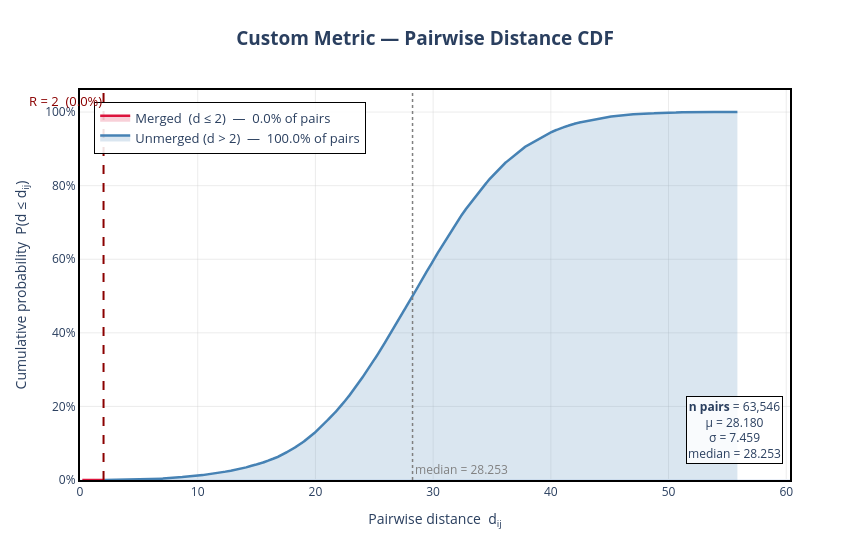

This figure's notebook cell:
### Markdown cell above
The $R$ parameter is the only hyperparameter on this algoritm and it defines the set size of the PDFs that are consider similar. Therefore for pruning purposes we should take $R$ enough to include in a same family only the replicas that are really close.

To determine an appropriate distance threshold empirically, we computed all pairwise PDF dissimilarities for the vector set with $n$ replicas. The resulting figure shows the Cumulative Distribution Function (CDF), which represents the fraction of replica pairs separated by a distance less than or equal to a given value $R$.

### Code cell
vec = df_vectors.values
plt_cdf = pt.plot_pairwise_cdf(data_input=vec, R_cutoff=2, metric=pt.pdf_dissimilarity)
plt_cdf.show()

### Figure 1 — Plotly figure (JSON) as saved in the notebook; plotly's stock layout.template omitted (floating-point values rounded to 4 significant figures; data arrays with more than 128 entries replaced by an {"elided": "..."} marker saying what was removed)
{"data": [{"fill": "tozeroy", "fillcolor": "rgba(220, 20,  60,  0.20)", "hovertemplate": "d = %{x:.4f}<br>CDF = %{y:.4f}  (0.0% of pairs have d ≤ 2)<extra>Merged region</extra>", "line": {"color": "crimson", "width": 2.5}, "mode": "lines", "name": "Merged  (d ≤ 2)  —  0.0% of pairs", "type": "scatter", "x": [0.1971, 0.5673, 0.6506, 0.7865, 1.722, 1.734, 1.81, 1.837, 2.096], "y": [1.574e-05, 3.147e-05, 4.721e-05, 6.295e-05, 7.868e-05, 9.442e-05, 0.0001102, 0.0001259, 0.0001416]}, {"fill": "tozeroy", "fillcolor": "rgba( 70, 130, 180, 0.20)", "hovertemplate": "d = %{x:.4f}<br>CDF = %{y:.4f}<extra>Unmerged region</extra>", "line": {"color": "steelblue", "width": 2.5}, "mode": "lines", "name": "Unmerged (d > 2)  —  100.0% of pairs", "type": "scatter", "x": {"elided": "63538 float values"}, "y": {"elided": "63538 float values"}}], "layout": {"annotations": [{"font": {"color": "darkred", "size": 13}, "showarrow": false, "text": "R = 2  (0.0%)", "x": 2, "xanchor": "right", "xref": "x", "y": 1, "yanchor": "top", "yref": "y domain"}, {"font": {"color": "gray", "size": 12}, "showarrow": false, "text": "median = 28.253", "x": 28.25, "xanchor": "left", "xref": "x", "y": 0, "yanchor": "bottom", "yref": "y domain"}, {"bgcolor": "rgba(255,255,255,0.85)", "bordercolor": "black", "borderwidth": 1, "font": {"size": 12}, "showarrow": false, "text": "<b>n pairs</b> = 63,546<br>μ = 28.180<br>σ = 7.459<br>median = 28.253", "x": 0.99, "xanchor": "right", "xref": "paper", "y": 0.04, "yanchor": "bottom", "yref": "paper"}], "height": 550, "hovermode": "x", "legend": {"bgcolor": "rgba(255,255,255,0.88)", "bordercolor": "black", "borderwidth": 1, "font": {"size": 13}, "x": 0.02, "xanchor": "left", "y": 0.97, "yanchor": "top"}, "margin": {"b": 70, "l": 80, "r": 60, "t": 90}, "shapes": [{"line": {"color": "darkred", "dash": "dash", "width": 2}, "type": "line", "x0": 2, "x1": 2, "xref": "x", "y0": 0, "y1": 1, "yref": "y domain"}, {"line": {"color": "gray", "dash": "dot", "width": 1.5}, "type": "line", "x0": 28.25, "x1": 28.25, "xref": "x", "y0": 0, "y1": 1, "yref": "y domain"}], "title": {"font": {"size": 19}, "text": "<b>Custom Metric — Pairwise Distance CDF</b><br><sub></sub>", "x": 0.5, "xanchor": "center"}, "width": 850, "xaxis": {"gridcolor": "rgba(200,200,200,0.35)", "linecolor": "black", "linewidth": 2, "mirror": "allticks", "range": [0, 60.32], "showgrid": true, "showline": true, "title": {"text": "Pairwise distance  d<sub>ij</sub>"}, "zeroline": false}, "yaxis": {"gridcolor": "rgba(200,200,200,0.35)", "linecolor": "black", "linewidth": 2, "mirror": "allticks", "range": [0, 1.06], "showgrid": true, "showline": true, "tickformat": ".0%", "title": {"text": "Cumulative probability  P(d ≤ d<sub>ij</sub>)"}}}}
